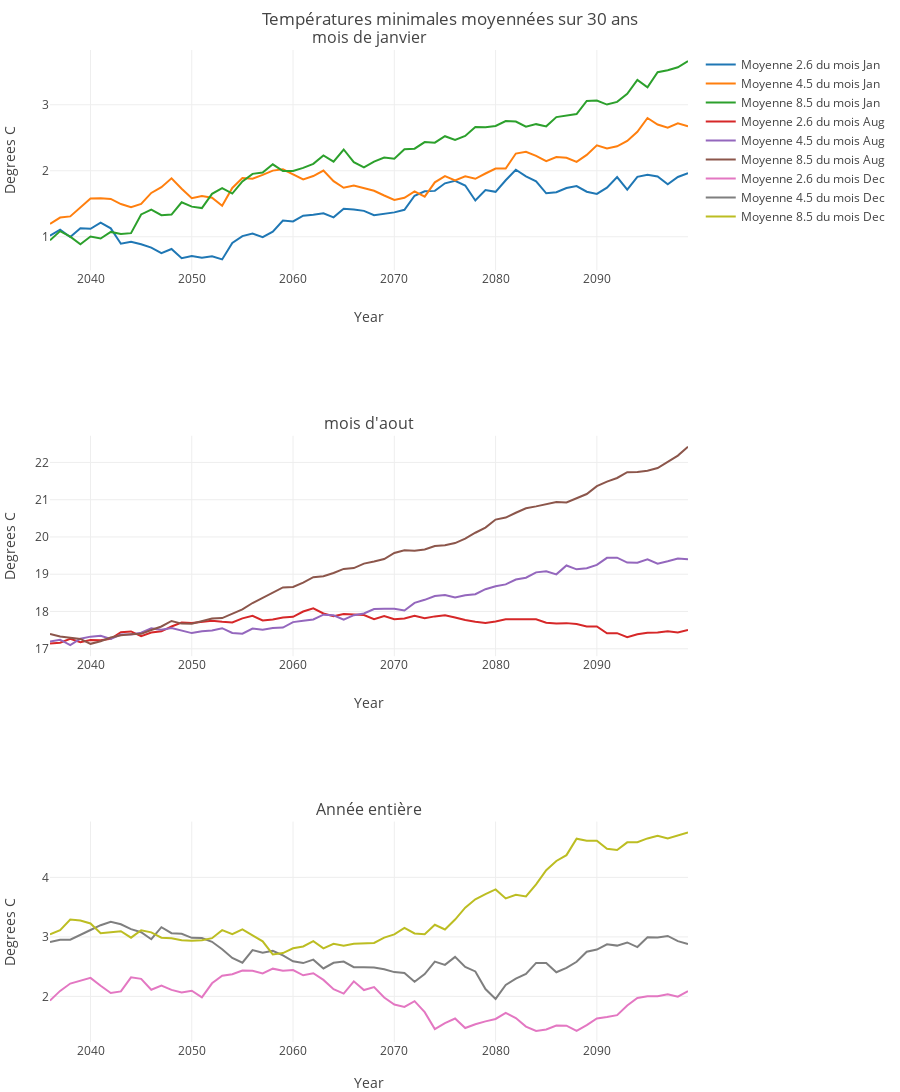

Notebook source saved alongside this figure:
### Markdown cell above
Le diagramme ci-dessous  représente l'évolution sur `yearPeriod` années de la température dans la région Lyonnaise.(Décommenter la dernière ligne du bloc pour afficher la figure)

### Code cell
q = 0
trace26_0 = go.Scatter(
    x = lyon_year[firstPlotYear:lastPlotYear],
    y = moymAreaInterval_26[q,:],
    name ='Moyenne 2.6 du mois %s'%lyon_month[calcMonth[q]]
)
trace45_0 = go.Scatter(
    x = lyon_year[firstPlotYear:lastPlotYear],
    y = moymAreaInterval_45[q,:],
    name ='Moyenne 4.5 du mois %s'%lyon_month[calcMonth[q]]
)
trace85_0 = go.Scatter(
    x = lyon_year[firstPlotYear:lastPlotYear],
    y = moymAreaInterval_85[q,:],
    name ='Moyenne 8.5 du mois %s'%lyon_month[calcMonth[q]]
)

q = 1
trace26_1 = go.Scatter(
    x = lyon_year[firstPlotYear:lastPlotYear],
    y = moymAreaInterval_26[q,:],
    name ='Moyenne 2.6 du mois %s'%lyon_month[calcMonth[q]]
)
trace45_1 = go.Scatter(
    x = lyon_year[firstPlotYear:lastPlotYear],
    y = moymAreaInterval_45[q,:],
    name ='Moyenne 4.5 du mois %s'%lyon_month[calcMonth[q]]
)

trace85_1 = go.Scatter(
    x = lyon_year[firstPlotYear:lastPlotYear],
    y = moymAreaInterval_85[q,:],
    name ='Moyenne 8.5 du mois %s'%lyon_month[calcMonth[q]]
)

q = 2
trace26_2 = go.Scatter(
    x = lyon_year[firstPlotYear:lastPlotYear],
    y = moymAreaInterval_26[q,:],
    name ='Moyenne 2.6 du mois %s'%lyon_month[calcMonth[q]]
)
trace45_2 = go.Scatter(
    x = lyon_year[firstPlotYear:lastPlotYear],
    y = moymAreaInterval_45[q,:],
    name ='Moyenne 4.5 du mois %s'%lyon_month[calcMonth[q]]
)

trace85_2 = go.Scatter(
    x = lyon_year[firstPlotYear:lastPlotYear],
    y = moymAreaInterval_85[q,:],
    name ='Moyenne 8.5 du mois %s'%lyon_month[calcMonth[q]]
)

fig = tools.make_subplots(rows=3, 
                          cols=1, 
                          subplot_titles=("mois de janvier",
                                          "mois d'aout",
                                          "Année entière"))

fig.append_trace(trace26_0, 1, 1)
fig.append_trace(trace45_0, 1, 1)
fig.append_trace(trace85_0, 1, 1)
fig.append_trace(trace26_1, 2, 1)
fig.append_trace(trace45_1, 2, 1)
fig.append_trace(trace85_1, 2, 1)
fig.append_trace(trace26_2, 3, 1)
fig.append_trace(trace45_2, 3, 1)
fig.append_trace(trace85_2, 3, 1)


fig['layout']['xaxis1'].update(title='Year')
fig['layout']['xaxis2'].update(title='Year')
fig['layout']['xaxis3'].update(title='Year')
fig['layout']['yaxis1'].update(title='Degrees C')
fig['layout']['yaxis2'].update(title='Degrees C')
fig['layout']['yaxis3'].update(title='Degrees C')
fig['layout']['margin'] = {'l': 50, 'r': 10, 'b': 50, 't': 50}
fig['layout'].update(height=1200, width=900, title='Températures minimales moyennées sur 30 ans')

py.iplot(fig, filename='basic-line')
